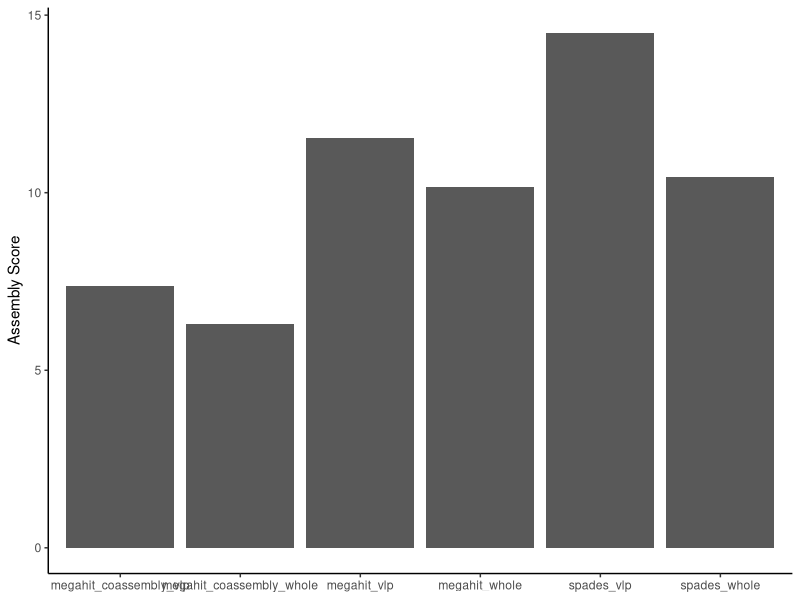
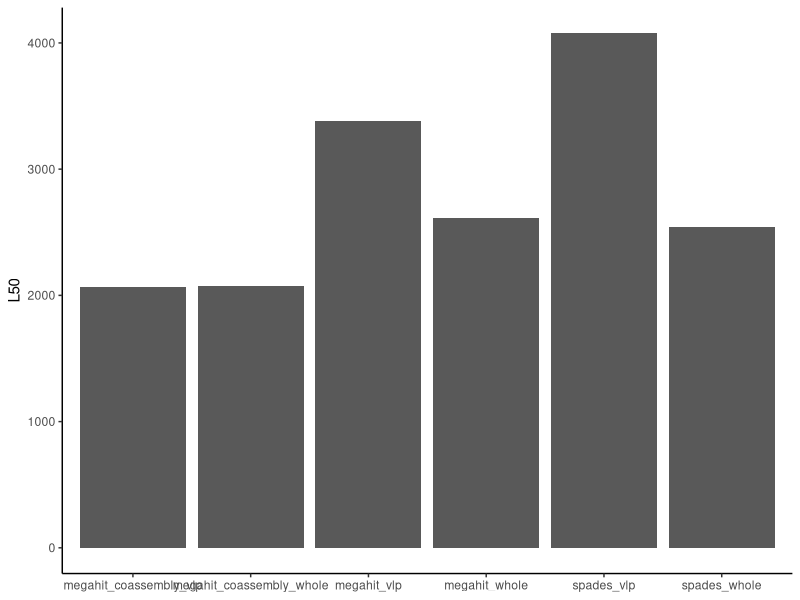
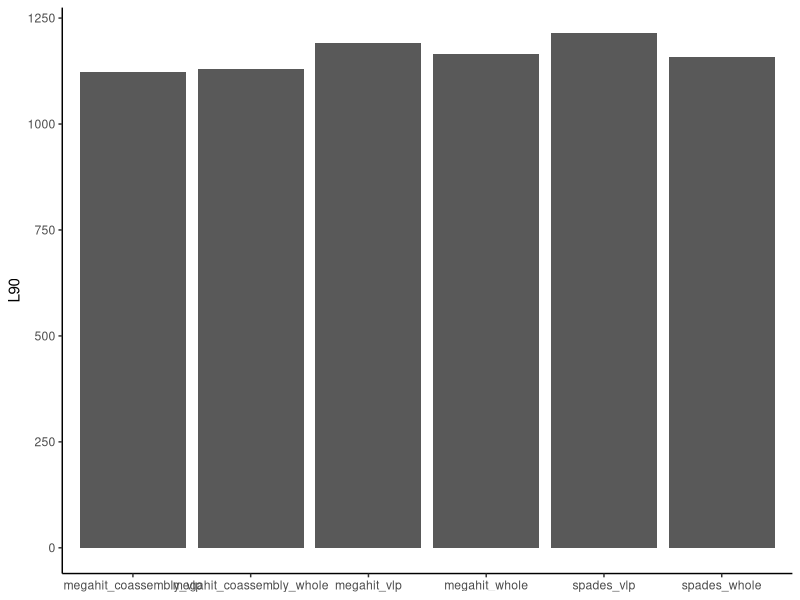
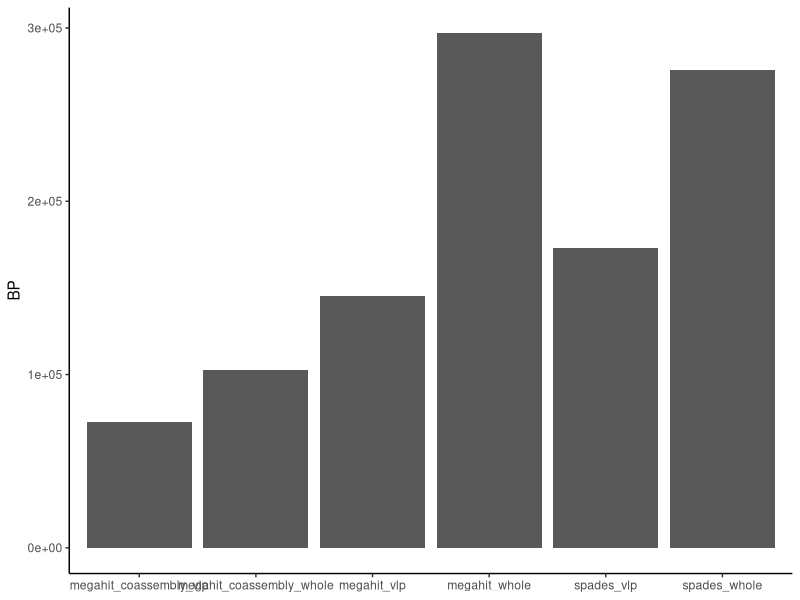
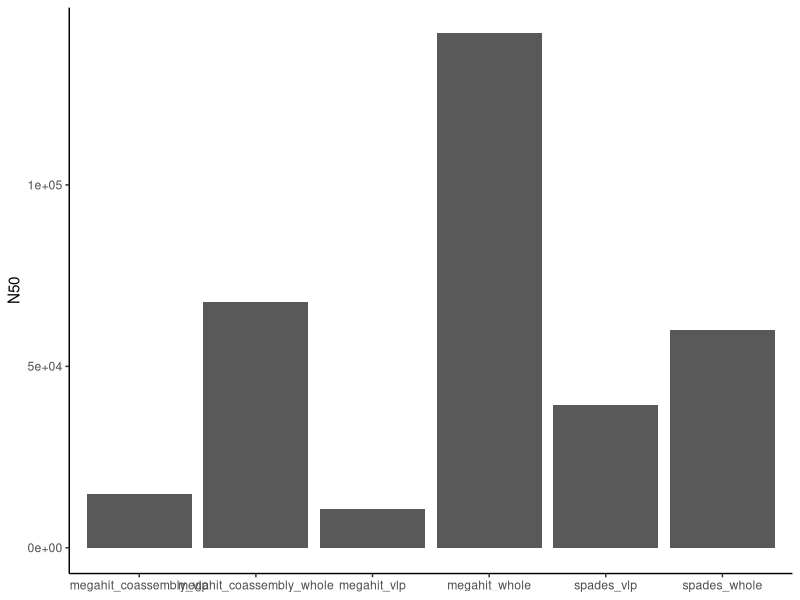
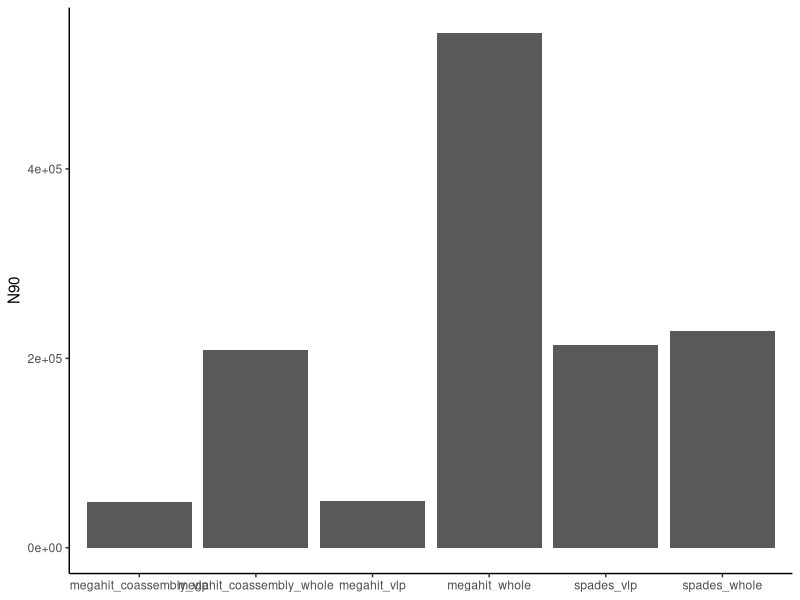
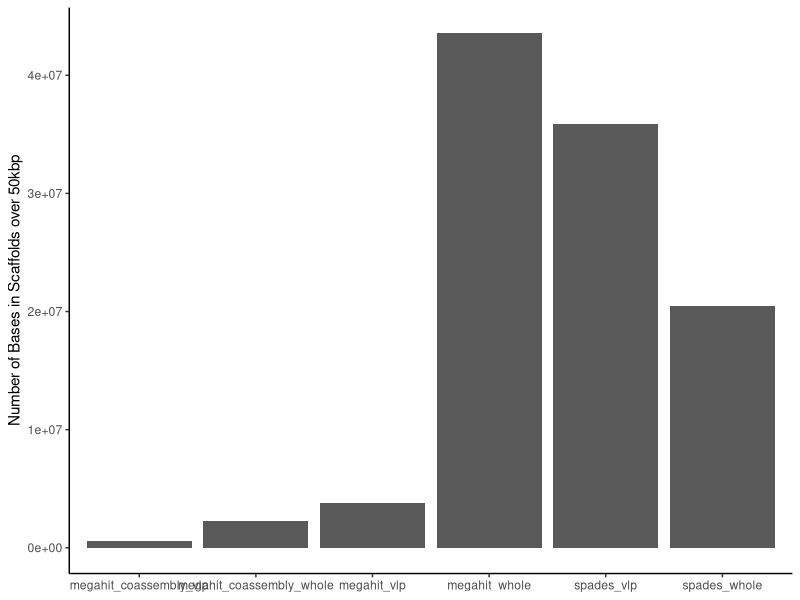
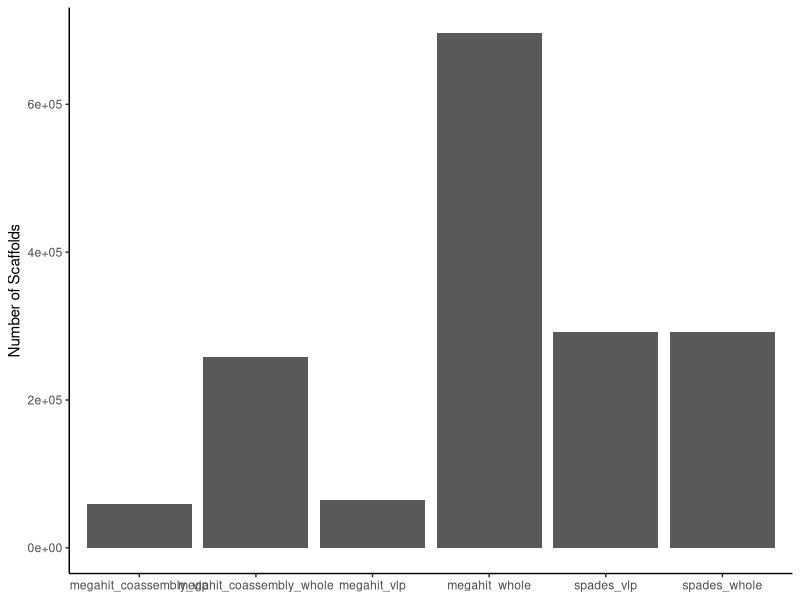

Here is the R script that generated these plots, in order:
library(tidyverse)

spades_vlp <- read_tsv("data/spades_vlp_contig_qc.tsv")
spades_whole <- read_tsv("data/spades_whole_contig_qc.tsv")
megahit_vlp <- read_tsv("data/megahit_vlp_contig_qc.tsv")
megahit_whole <- read_tsv("data/megahit_whole_contig_qc.tsv")
megahit_coassembly_vlp <- read_tsv("data/megahit_coassembly_vlp_contig_qc.tsv")
megahit_coassembly_whole <- read_tsv("data/megahit_coassembly_whole_contig_qc.tsv")

contigqc <- bind_rows("spades_vlp" = spades_vlp, "spades_whole" = spades_whole, "megahit_vlp" = megahit_vlp, "megahit_whole" = megahit_whole,
                        "megahit_coassembly_vlp" = megahit_coassembly_vlp, "megahit_coassembly_whole" = megahit_coassembly_whole, .id="id")

num_scaffolds <- ggplot(contigqc, aes(x = id, y = n_scaffolds)) +
  geom_col() +
  labs(x = NULL, y = "Number of Scaffolds") +
  theme_classic()

n50_scaffolds <- ggplot(contigqc, aes(x = id, y = scaf_N50)) +
  geom_col() +
  labs(x = NULL, y = "N50") +
  theme_classic()

l50_scaffolds <- ggplot(contigqc, aes(x = id, y = scaf_L50)) +
  geom_col() +
  labs(x = NULL, y = "L50") +
  theme_classic()

n90_scaffolds <- ggplot(contigqc, aes(x = id, y = scaf_N90)) +
  geom_col() +
  labs(x = NULL, y = "N90") +
  theme_classic()

l90_scaffolds <- ggplot(contigqc, aes(x = id, y = scaf_L90)) +
  geom_col() +
  labs(x = NULL, y = "L90") +
  theme_classic()

assembly_score <- ggplot(contigqc, aes(x = id, y = asm_score)) +
  geom_col() +
  labs(x = NULL, y = "Assembly Score") +
  theme_classic()

max_scaffold <- ggplot(contigqc, aes(x = id, y = scaf_max)) +
  geom_col() +
  labs(x = NULL, y = "BP") +
  theme_classic()

scaf_over_50k <- ggplot(contigqc, aes(x = id, y = scaf_n_gt50K)) +
  geom_col() +
  labs(x = NULL, y = "Number of Scaffolds over 50kbp") +
  theme_classic()

num_bases_over_50k <- ggplot(contigqc, aes(x = id, y = scaf_l_gt50k)) +
  geom_col() +
  labs(x = NULL, y = "Number of Bases in Scaffolds over 50kbp") +
  theme_classic()
